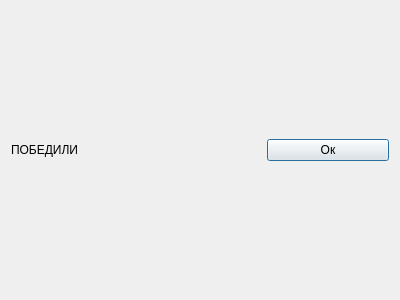
<?xml version="1.0" encoding="UTF-8"?>
<ui version="4.0">
 <class>NotificationWin</class>
 <widget class="QDialog" name="NotificationWin">
  <property name="geometry">
   <rect>
    <x>0</x>
    <y>0</y>
    <width>400</width>
    <height>300</height>
   </rect>
  </property>
  <property name="windowTitle">
   <string>Dialog</string>
  </property>
  <layout class="QHBoxLayout" name="horizontalLayout">
   <item>
    <widget class="QLabel" name="label">
     <property name="text">
      <string>ПОБЕДИЛИ</string>
     </property>
    </widget>
   </item>
   <item>
    <widget class="QLabel" name="lblColor">
     <property name="text">
      <string/>
     </property>
    </widget>
   </item>
   <item>
    <widget class="QPushButton" name="pushButton">
     <property name="text">
      <string>Ок</string>
     </property>
    </widget>
   </item>
  </layout>
 </widget>
 <resources/>
 <connections/>
</ui>
